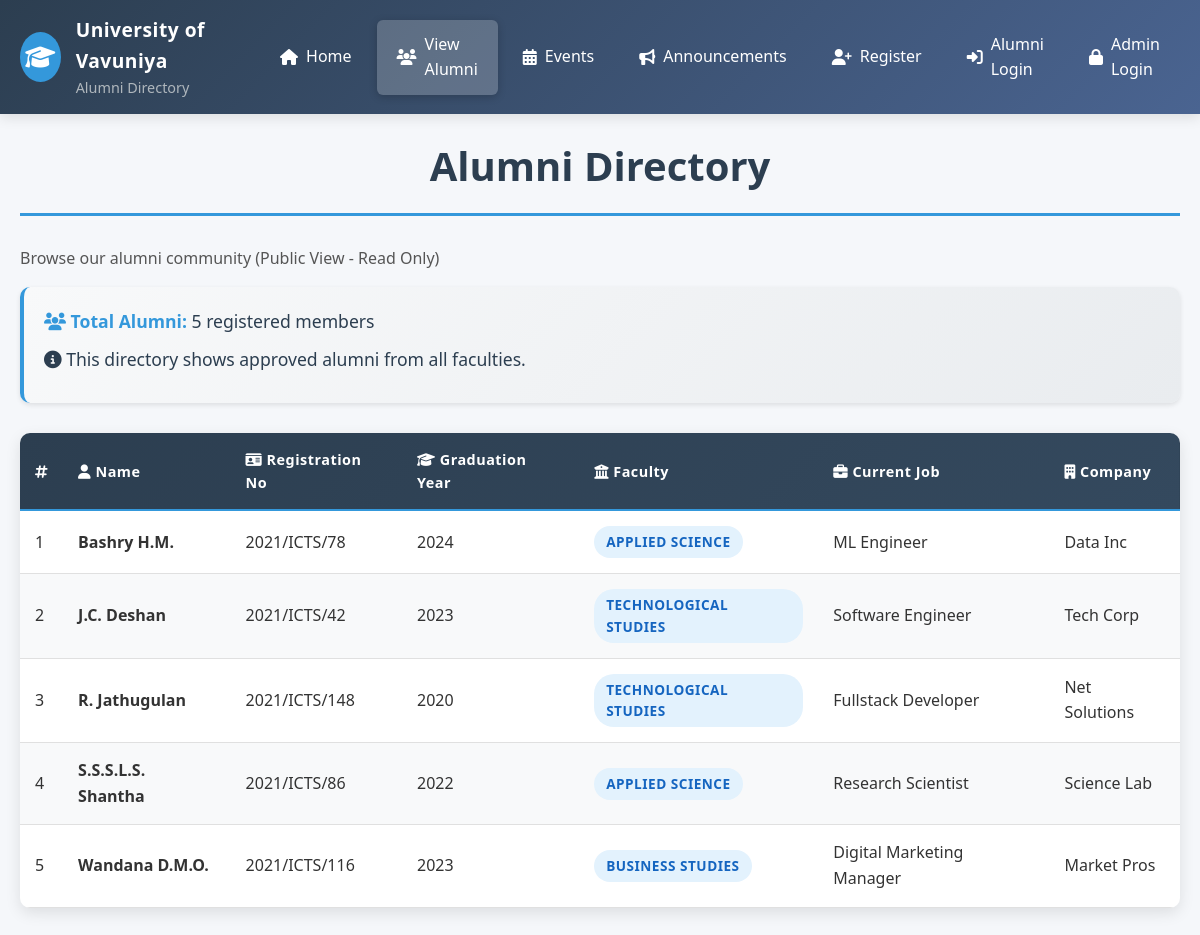
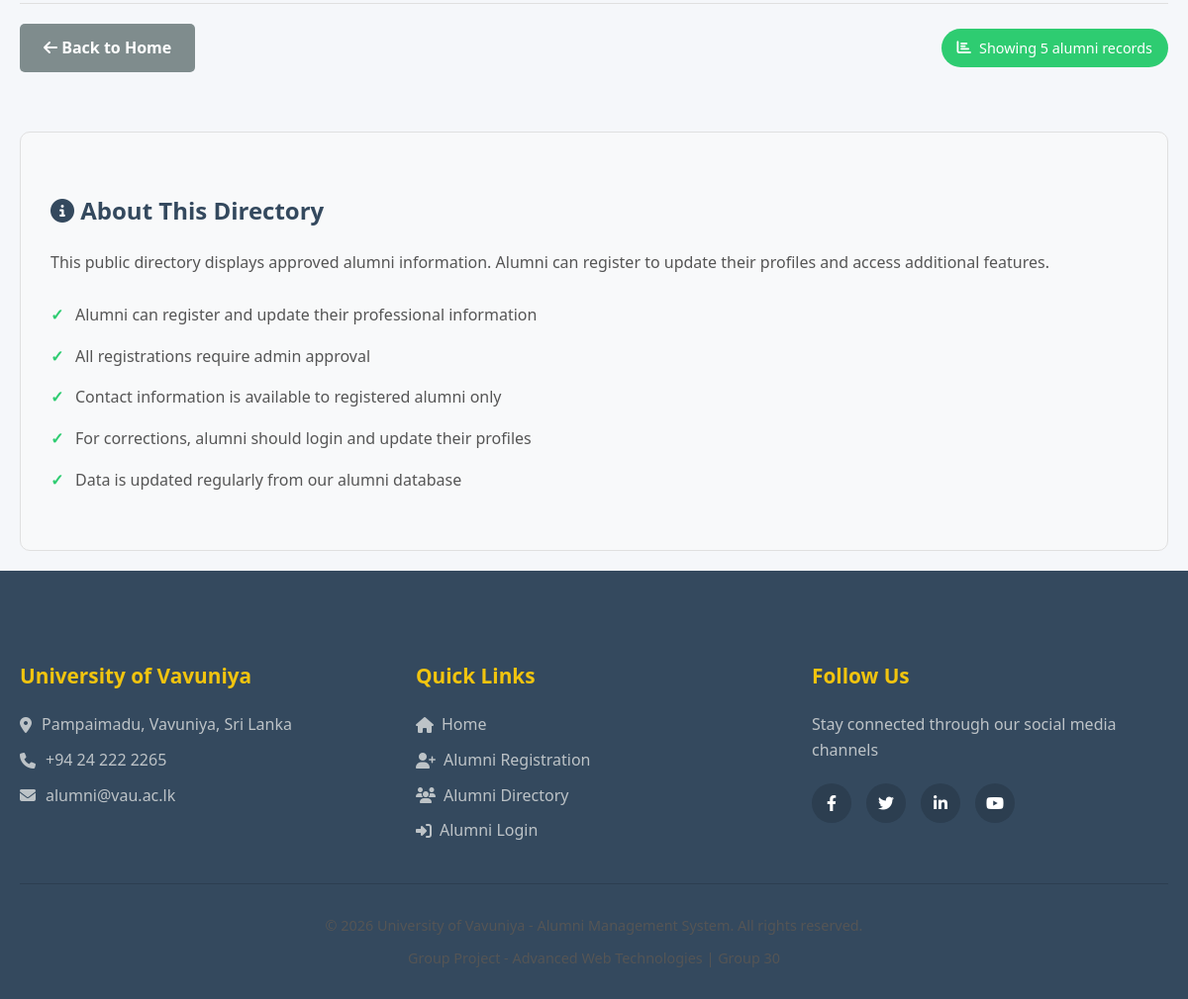
Page /public/view_alumni.php on the committed database (2 pictures, top to bottom).
### tables this page shows
CREATE TABLE users (
    id INT PRIMARY KEY AUTO_INCREMENT,
    reg_no VARCHAR(20) UNIQUE,
    name VARCHAR(100) NOT NULL,
    email VARCHAR(100) UNIQUE NOT NULL,
    password VARCHAR(255) NOT NULL,
    graduation_year INT,
    faculty ENUM('Technological Studies', 'Applied Science', 'Business Studies'),
    current_job VARCHAR(100),
    company VARCHAR(100),
    phone VARCHAR(15),
    role ENUM('public', 'alumni', 'admin') DEFAULT 'public',
    status ENUM('pending', 'approved', 'rejected') DEFAULT 'pending',
    created_at TIMESTAMP DEFAULT CURRENT_TIMESTAMP
);

### public/view_alumni.php (the view, shortened to what this page needs)
<?php include '../config/db.php'; ?>
<!DOCTYPE html>
<html lang="en">
<head>
    <link rel="stylesheet" href="../css/style.css">
    <link rel="stylesheet" href="../css/directory.css">
    <link rel="stylesheet" href="https://cdnjs.cloudflare.com/ajax/libs/font-awesome/6.4.0/css/all.min.css">
</head>
<body>
    <nav class="navbar">
        <div class="nav-container">
            <div class="nav-brand">
                <div class="logo-placeholder">
                    <i class="fas fa-graduation-cap"></i>
                </div>
                <div class="nav-title">
                    <span class="university-name">University of Vavuniya</span>
                    <span class="system-name">Alumni Directory</span>
                </div>
            </div>
            <div class="nav-links">
                <a href="../index.php"><i class="fas fa-home"></i> Home</a>
                <a href="view_alumni.php" class="active"><i class="fas fa-users"></i> View Alumni</a>
                <a href="events.php"><i class="fas fa-calendar-alt"></i> Events</a>
                <a href="announcements.php"><i class="fas fa-bullhorn"></i> Announcements</a>
                <a href="register.php"><i class="fas fa-user-plus"></i> Register</a>
                <a href="../alumni/login.php"><i class="fas fa-sign-in-alt"></i> Alumni Login</a>
                <a href="../admin/login.php"><i class="fas fa-lock"></i> Admin Login</a>
            </div>
        </div>
    </nav>
    <div class="container">
        <h1>Alumni Directory</h1>
        <p class="directory-description">Browse our alumni community (Public View - Read Only)</p>
        <?php
        $count_sql = "SELECT COUNT(*) as total FROM users WHERE role='alumni' AND status='approved'";
        $count_result = $conn->query($count_sql);
        $count_row = $count_result->fetch_assoc();
        $total_alumni = $count_row['total'];
        ?>
        <div class="stats-info">
            <p><strong><i class="fas fa-users"></i> Total Alumni:</strong> <?php echo $total_alumni; ?> registered members</p>
            <p><i class="fas fa-info-circle"></i> This directory shows approved alumni from all faculties.</p>
        </div>
        <?php
        $sql = "SELECT * FROM users WHERE role='alumni' AND status='approved' ORDER BY name";
        $result = $conn->query($sql);
        if ($result->num_rows > 0) {
            echo '<div class="table-container">';
            echo '<table class="data-table">
                    <thead>
                        <tr>
                            <th><i class="fas fa-hashtag"></i></th>
                            <th><i class="fas fa-user"></i> Name</th>
                            <th><i class="fas fa-id-card"></i> Registration No</th>
                            <th><i class="fas fa-graduation-cap"></i> Graduation Year</th>
                            <th><i class="fas fa-university"></i> Faculty</th>
                            <th><i class="fas fa-briefcase"></i> Current Job</th>
                            <th><i class="fas fa-building"></i> Company</th>
                        </tr>
                    </thead>
                    <tbody>';
            $counter = 1;
            while($row = $result->fetch_assoc()) {
                $faculty_class = '';
                echo "<tr>
                        <td>" . $counter++ . "</td>
                        <td><strong>" . htmlspecialchars($row['name']) . "</strong></td>
                        <td>" . htmlspecialchars($row['reg_no']) . "</td>
                        <td>" . htmlspecialchars($row['graduation_year']) . "</td>
                        <td><span class='faculty-badge " . $faculty_class . "'>" . htmlspecialchars($row['faculty']) . "</span></td>
                        <td>" . htmlspecialchars($row['current_job'] ?: 'Not provided') . "</td>
                        <td>" . htmlspecialchars($row['company'] ?: 'Not provided') . "</td>
                      </tr>";
            }
            echo '</tbody></table>';
            echo '</div>';
        } else {
            echo '<div class="no-data">
                    <i class="fas fa-users-slash" style="font-size: 3rem; color: #bdc3c7; margin-bottom: 20px;"></i>
                    <p>No alumni records found in the directory.</p>
                    <p>Alumni registrations might be pending approval.</p>
                  </div>';
        }
        ?>
        <div class="directory-actions">
            <a href="../index.php" class="btn btn-secondary">
                <i class="fas fa-arrow-left"></i> Back to Home
            </a>
            <?php if($total_alumni > 0): ?>
                <span class="record-count">
                    <i class="fas fa-chart-bar"></i> Showing <?php echo $total_alumni; ?> alumni records
                </span>
            <?php endif; ?>
        </div>
        <div class="directory-info">
            <h3><i class="fas fa-info-circle"></i> About This Directory</h3>
            <p>This public directory displays approved alumni information. Alumni can register to update their profiles and access additional features.</p>
            <ul>
                <li>Alumni can register and update their professional information</li>
                <li>All registrations require admin approval</li>
                <li>Contact information is available to registered alumni only</li>
                <li>For corrections, alumni should login and update their profiles</li>
                <li>Data is updated regularly from our alumni database</li>
            </ul>
        </div>
    </div>
    <footer class="main-footer">
        <div class="footer-content">
            <div class="footer-column">
                <h3>University of Vavuniya</h3>
                <p><i class="fas fa-map-marker-alt"></i> Pampaimadu, Vavuniya, Sri Lanka</p>
                <p><i class="fas fa-phone"></i> +94 24 222 2265</p>
                <p><i class="fas fa-envelope"></i> alumni@vau.ac.lk</p>
            </div>
            <div class="footer-column">
                <h3>Quick Links</h3>
                <ul class="footer-links">
                    <li><a href="../index.php"><i class="fas fa-home"></i> Home</a></li>
                    <li><a href="register.php"><i class="fas fa-user-plus"></i> Alumni Registration</a></li>
                    <li><a href="view_alumni.php"><i class="fas fa-users"></i> Alumni Directory</a></li>
                    <li><a href="../alumni/login.php"><i class="fas fa-sign-in-alt"></i> Alumni Login</a></li>
                </ul>
            </div>
            <div class="footer-column">
                <h3>Follow Us</h3>
                <p>Stay connected through our social media channels</p>
                <div class="social-icons">
                    <a href="#" class="social-icon"><i class="fab fa-facebook-f"></i></a>
                    <a href="#" class="social-icon"><i class="fab fa-twitter"></i></a>
                    <a href="#" class="social-icon"><i class="fab fa-linkedin-in"></i></a>
                    <a href="#" class="social-icon"><i class="fab fa-youtube"></i></a>
                </div>
            </div>
        </div>
        <div class="footer-bottom">
            <p>&copy; <?php echo date('Y'); ?> University of Vavuniya - Alumni Management System. All rights reserved.</p>
            <p>Group Project - Advanced Web Technologies | Group 30</p>
        </div>
    </footer>
</body>
</html>

### css/directory.css (style rules this page uses)
.container { max-width: 1200px; margin: 0 auto; padding: 20px; min-height: calc(100vh - 300px); }
h1, h2, h3 { color: #2c3e50; margin-bottom: 20px; }
h1 { font-size: 2.5rem; text-align: center; margin-bottom: 30px; padding-bottom: 15px; border-bottom: 3px solid #3498db; }
h3 { font-size: 1.5rem; color: #34495e; margin-top: 30px; }
p { color: #555; line-height: 1.6; margin-bottom: 15px; }
.stats-info { background: linear-gradient(135deg, #f8f9fa 0%, #e9ecef 100%); padding: 20px; border-radius: 10px; margin-bottom: 30px; border-left: 4px solid #3498db; box-shadow: 0 2px 5px rgba(0,0,0,0.1); }
.stats-info p { margin-bottom: 10px; color: #2c3e50; font-size: 1.1rem; }
.stats-info strong { color: #3498db; }
.table-container { overflow-x: auto; margin: 30px 0; border-radius: 10px; box-shadow: 0 5px 15px rgba(0,0,0,0.1); background: white; }
.data-table { width: 100%; border-collapse: collapse; min-width: 800px; }
.data-table thead { background: linear-gradient(135deg, #2c3e50 0%, #34495e 100%); color: white; }
.data-table th { padding: 15px; text-align: left; font-weight: 600; border-bottom: 2px solid #3498db; }
.data-table tbody tr { transition: all 0.3s ease; border-bottom: 1px solid #e0e0e0; }
.data-table tbody tr:nth-child(even) { background-color: #f8f9fa; }
.data-table td { padding: 15px; color: #333; }
.faculty-badge { display: inline-block; padding: 5px 12px; border-radius: 20px; font-size: 0.85em; font-weight: 600; background: #e3f2fd; color: #1565c0; text-transform: uppercase; letter-spacing: 0.5px; }
.directory-actions { display: flex; justify-content: space-between; align-items: center; padding: 20px 0; border-top: 1px solid #e0e0e0; margin-top: 30px; flex-wrap: wrap; gap: 15px; }
.record-count { background: #2ecc71; color: white; padding: 8px 16px; border-radius: 20px; font-weight: 500; font-size: 0.9rem; }
.btn { display: inline-block; padding: 12px 24px; background: #3498db; color: white; text-decoration: none; border-radius: 5px; font-weight: 600; transition: all 0.3s ease; border: none; cursor: pointer; font-size: 1rem; }
.btn-secondary { background: #7f8c8d; }
.directory-info { background: #f8f9fa; padding: 30px; border-radius: 10px; margin-top: 40px; border: 1px solid #e0e0e0; }
.directory-info ul { list-style-type: none; padding: 0; margin: 20px 0; }
.directory-info li { padding: 8px 0; padding-left: 25px; position: relative; color: #555; }
.directory-info li:before { content: "✓"; position: absolute; left: 0; color: #2ecc71; font-weight: bold; }

### rows in the picture
users: name "Bashry H.M.", reg_no "2021/ICTS/78", graduation_year "2024", faculty "APPLIED SCIENCE", current_job "ML Engineer", company "Data Inc"
users: name "J.C. Deshan", reg_no "2021/ICTS/42", graduation_year "2023", faculty "TECHNOLOGICAL STUDIES", current_job "Software Engineer", company "Tech Corp"
users: name "R. Jathugulan", reg_no "2021/ICTS/148", graduation_year "2020", faculty "TECHNOLOGICAL STUDIES", current_job "Fullstack Developer", company "Net Solutions"
users: name "S.S.S.L.S. Shantha", reg_no "2021/ICTS/86", graduation_year "2022", faculty "APPLIED SCIENCE", current_job "Research Scientist", company "Science Lab"
users: name "Wandana D.M.O.", reg_no "2021/ICTS/116", graduation_year "2023", faculty "BUSINESS STUDIES", current_job "Digital Marketing Manager", company "Market Pros"

### other values in the picture
$total_alumni "5"
